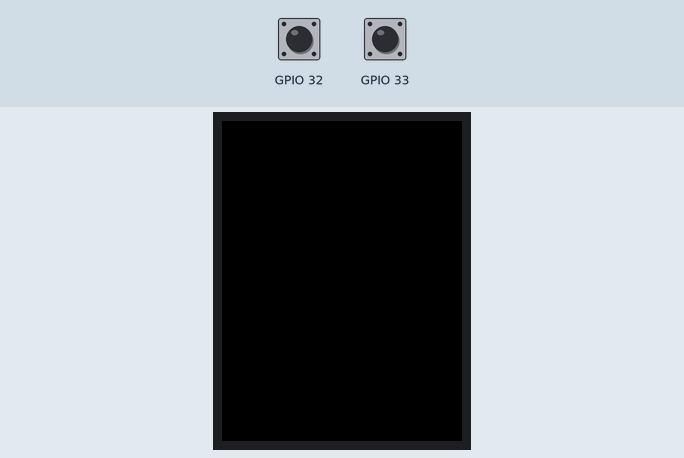
Simulated run of this sketch. Board: ESP32. On the bench: 320×240 colour display. The test bench sets the inputs (shaded band); at power-on: GPIO 32 HIGH, GPIO 33 HIGH.

Above: at 1.4 s.
1.5 s: GPIO 32 pulled LOW for 0.15 s
At 2.2 s:
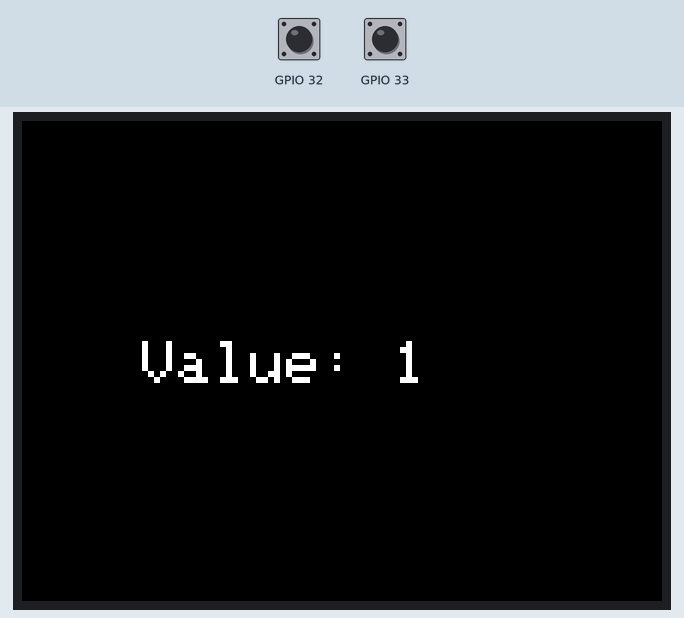
3.1 s: GPIO 32 pulled LOW for 1 s
At 3.5 s:
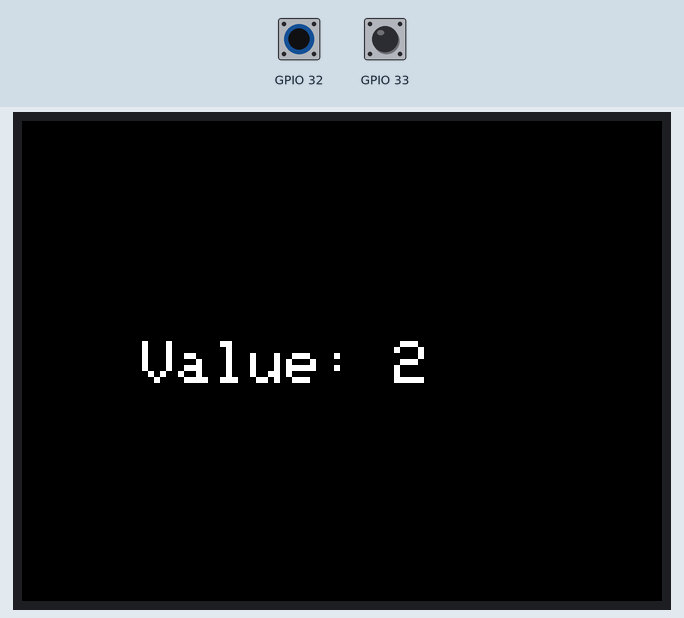
Timing chart, 0 to 6.1 s (numbered marks = the images above; inputs shaded):
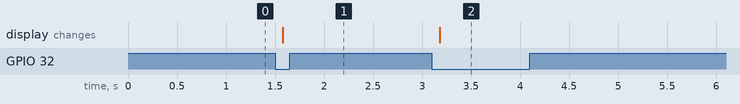

Measured:
- after the input at 1.5 s, the display: changes after 0.08 s (image 1)
- after the input at 3.1 s, the display: changes after 0.08 s (image 2)

The sketch:

waveshare.ino
```cpp
#include <Adafruit_GFX.h>
#include <Adafruit_ST7789.h>
#include <SPI.h>

const int PIN_LCD_CS = SS;
const int PIN_LCD_DC = 4;
const int PIN_LCD_RST = 2;
const int PIN_LCD_BL = 15;

Adafruit_ST7789 tft = Adafruit_ST7789(PIN_LCD_CS, PIN_LCD_DC, PIN_LCD_RST);

int counter = 0;
int lastStateCLK;

void setup()
{
  pinMode(PIN_LCD_BL, OUTPUT);
  digitalWrite(PIN_LCD_BL, HIGH);
  pinMode(32, INPUT_PULLUP);
  pinMode(33, INPUT_PULLUP);
  lastStateCLK = digitalRead(32);

  tft.init(240, 320);
  tft.setRotation(1);
  tft.fillScreen(ST77XX_BLACK);
}

void loop()
{
  int currentStateCLK = digitalRead(32);
  if (currentStateCLK != lastStateCLK && currentStateCLK == LOW) {
    if (digitalRead(33) != currentStateCLK) {
      counter++;
    } else {
      counter--;
    }
    tft.fillScreen(ST77XX_BLACK);
    tft.setCursor(60, 110);
    tft.setTextColor(ST77XX_WHITE);
    tft.setTextSize(3);
    tft.print("Value: ");
    tft.println(counter);
  }
  lastStateCLK = currentStateCLK;
  delay(1);
}
```
